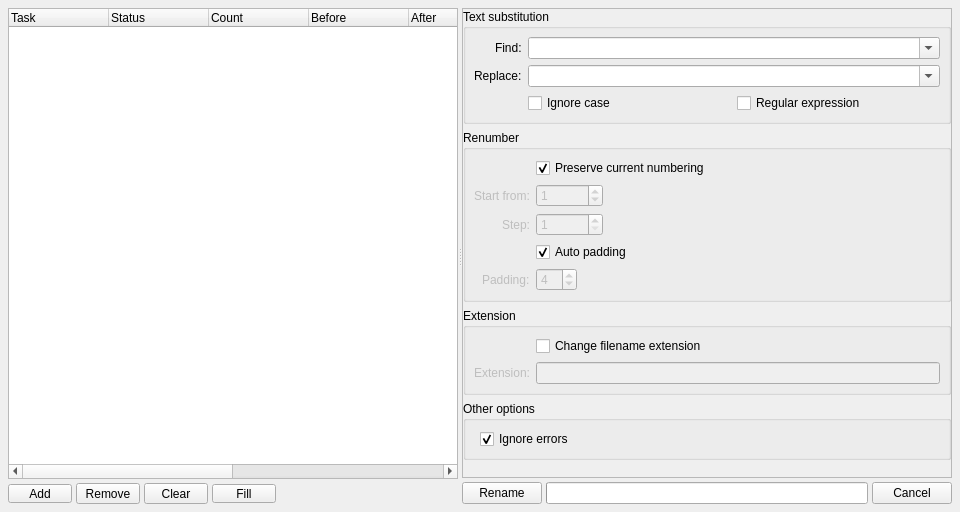
<?xml version="1.0" encoding="UTF-8"?>
<ui version="4.0">
 <class>MainWindow</class>
 <widget class="QMainWindow" name="MainWindow">
  <property name="geometry">
   <rect>
    <x>0</x>
    <y>0</y>
    <width>960</width>
    <height>512</height>
   </rect>
  </property>
  <property name="acceptDrops">
   <bool>true</bool>
  </property>
  <property name="windowTitle">
   <string>Batch Rename</string>
  </property>
  <widget class="QWidget" name="centralwidget">
   <layout class="QVBoxLayout" name="verticalLayout">
    <property name="spacing">
     <number>6</number>
    </property>
    <property name="leftMargin">
     <number>8</number>
    </property>
    <property name="topMargin">
     <number>8</number>
    </property>
    <property name="rightMargin">
     <number>8</number>
    </property>
    <property name="bottomMargin">
     <number>8</number>
    </property>
    <item>
     <widget class="QSplitter" name="splitter">
      <property name="sizePolicy">
       <sizepolicy hsizetype="Expanding" vsizetype="Expanding">
        <horstretch>0</horstretch>
        <verstretch>0</verstretch>
       </sizepolicy>
      </property>
      <property name="orientation">
       <enum>Qt::Horizontal</enum>
      </property>
      <property name="childrenCollapsible">
       <bool>false</bool>
      </property>
      <widget class="QFrame" name="preview_frame">
       <property name="frameShape">
        <enum>QFrame::NoFrame</enum>
       </property>
       <property name="frameShadow">
        <enum>QFrame::Plain</enum>
       </property>
       <property name="lineWidth">
        <number>0</number>
       </property>
       <layout class="QVBoxLayout" name="preview_verticalLayout">
        <property name="spacing">
         <number>4</number>
        </property>
        <property name="leftMargin">
         <number>0</number>
        </property>
        <property name="topMargin">
         <number>0</number>
        </property>
        <property name="rightMargin">
         <number>0</number>
        </property>
        <property name="bottomMargin">
         <number>0</number>
        </property>
        <item>
         <widget class="QTreeWidget" name="taskList_treeWidget">
          <property name="acceptDrops">
           <bool>true</bool>
          </property>
          <property name="dragDropMode">
           <enum>QAbstractItemView::DropOnly</enum>
          </property>
          <property name="alternatingRowColors">
           <bool>true</bool>
          </property>
          <property name="selectionMode">
           <enum>QAbstractItemView::ExtendedSelection</enum>
          </property>
          <property name="selectionBehavior">
           <enum>QAbstractItemView::SelectRows</enum>
          </property>
          <property name="textElideMode">
           <enum>Qt::ElideMiddle</enum>
          </property>
          <property name="rootIsDecorated">
           <bool>false</bool>
          </property>
          <property name="uniformRowHeights">
           <bool>true</bool>
          </property>
          <property name="itemsExpandable">
           <bool>false</bool>
          </property>
          <property name="sortingEnabled">
           <bool>false</bool>
          </property>
          <property name="animated">
           <bool>true</bool>
          </property>
          <property name="headerHidden">
           <bool>false</bool>
          </property>
          <property name="expandsOnDoubleClick">
           <bool>false</bool>
          </property>
          <attribute name="headerStretchLastSection">
           <bool>false</bool>
          </attribute>
          <column>
           <property name="text">
            <string>Task</string>
           </property>
          </column>
          <column>
           <property name="text">
            <string>Status</string>
           </property>
          </column>
          <column>
           <property name="text">
            <string>Count</string>
           </property>
          </column>
          <column>
           <property name="text">
            <string>Before</string>
           </property>
          </column>
          <column>
           <property name="text">
            <string>After</string>
           </property>
          </column>
          <column>
           <property name="text">
            <string>Path</string>
           </property>
          </column>
          <column>
           <property name="text">
            <string>Prefix</string>
           </property>
          </column>
          <column>
           <property name="text">
            <string>Frames</string>
           </property>
          </column>
          <column>
           <property name="text">
            <string>Extension</string>
           </property>
          </column>
         </widget>
        </item>
        <item>
         <widget class="QFrame" name="toolbar_frame">
          <property name="frameShape">
           <enum>QFrame::NoFrame</enum>
          </property>
          <property name="frameShadow">
           <enum>QFrame::Plain</enum>
          </property>
          <property name="lineWidth">
           <number>0</number>
          </property>
          <layout class="QHBoxLayout" name="toolbar_horizontalLayout">
           <property name="spacing">
            <number>4</number>
           </property>
           <property name="leftMargin">
            <number>0</number>
           </property>
           <property name="topMargin">
            <number>0</number>
           </property>
           <property name="rightMargin">
            <number>0</number>
           </property>
           <property name="bottomMargin">
            <number>0</number>
           </property>
           <item>
            <widget class="QToolButton" name="add_toolButton">
             <property name="minimumSize">
              <size>
               <width>64</width>
               <height>0</height>
              </size>
             </property>
             <property name="styleSheet">
              <string notr="true">QToolButton {
	padding-right: 12px;
}

QToolButton:pressed, QToolButton:checked:pressed {
	padding-right: 11px;
}
</string>
             </property>
             <property name="text">
              <string>Add</string>
             </property>
             <property name="icon">
              <iconset>
               <normaloff>:/rsc/rsc/icon_add.png</normaloff>
               <disabledoff>:/rsc/rsc/icon_add_disabled.png</disabledoff>:/rsc/rsc/icon_add.png</iconset>
             </property>
             <property name="iconSize">
              <size>
               <width>15</width>
               <height>15</height>
              </size>
             </property>
             <property name="popupMode">
              <enum>QToolButton::InstantPopup</enum>
             </property>
             <property name="toolButtonStyle">
              <enum>Qt::ToolButtonTextBesideIcon</enum>
             </property>
            </widget>
           </item>
           <item>
            <widget class="QToolButton" name="remove_toolButton">
             <property name="minimumSize">
              <size>
               <width>64</width>
               <height>0</height>
              </size>
             </property>
             <property name="text">
              <string>Remove</string>
             </property>
             <property name="icon">
              <iconset>
               <normaloff>:/rsc/rsc/icon_minus.png</normaloff>
               <disabledoff>:/rsc/rsc/icon_minus_disabled.png</disabledoff>:/rsc/rsc/icon_minus.png</iconset>
             </property>
             <property name="iconSize">
              <size>
               <width>15</width>
               <height>15</height>
              </size>
             </property>
             <property name="toolButtonStyle">
              <enum>Qt::ToolButtonTextBesideIcon</enum>
             </property>
            </widget>
           </item>
           <item>
            <widget class="QToolButton" name="clear_toolButton">
             <property name="minimumSize">
              <size>
               <width>64</width>
               <height>0</height>
              </size>
             </property>
             <property name="text">
              <string>Clear</string>
             </property>
             <property name="icon">
              <iconset>
               <normaloff>:/rsc/rsc/icon_cross.png</normaloff>
               <disabledoff>:/rsc/rsc/icon_cross_disabled.png</disabledoff>:/rsc/rsc/icon_cross.png</iconset>
             </property>
             <property name="iconSize">
              <size>
               <width>15</width>
               <height>15</height>
              </size>
             </property>
             <property name="toolButtonStyle">
              <enum>Qt::ToolButtonTextBesideIcon</enum>
             </property>
            </widget>
           </item>
           <item>
            <widget class="QToolButton" name="fill_toolButton">
             <property name="minimumSize">
              <size>
               <width>64</width>
               <height>0</height>
              </size>
             </property>
             <property name="styleSheet">
              <string notr="true">QToolButton {
	padding-right: 12px;
}

QToolButton:pressed, QToolButton:checked:pressed {
	padding-right: 11px;
}
</string>
             </property>
             <property name="text">
              <string>Fill</string>
             </property>
             <property name="icon">
              <iconset>
               <normaloff>:/rsc/rsc/icon_rename.png</normaloff>
               <disabledoff>:/rsc/rsc/icon_rename_disabled.png</disabledoff>:/rsc/rsc/icon_rename.png</iconset>
             </property>
             <property name="iconSize">
              <size>
               <width>15</width>
               <height>15</height>
              </size>
             </property>
             <property name="popupMode">
              <enum>QToolButton::InstantPopup</enum>
             </property>
             <property name="toolButtonStyle">
              <enum>Qt::ToolButtonTextBesideIcon</enum>
             </property>
            </widget>
           </item>
           <item>
            <spacer name="toolbar_horizontalSpacer">
             <property name="orientation">
              <enum>Qt::Horizontal</enum>
             </property>
             <property name="sizeHint" stdset="0">
              <size>
               <width>8</width>
               <height>20</height>
              </size>
             </property>
            </spacer>
           </item>
          </layout>
         </widget>
        </item>
       </layout>
      </widget>
      <widget class="QFrame" name="sidebar_frame">
       <property name="frameShape">
        <enum>QFrame::NoFrame</enum>
       </property>
       <property name="frameShadow">
        <enum>QFrame::Plain</enum>
       </property>
       <property name="lineWidth">
        <number>0</number>
       </property>
       <layout class="QVBoxLayout" name="sidebar_verticalLayout">
        <property name="spacing">
         <number>4</number>
        </property>
        <property name="leftMargin">
         <number>0</number>
        </property>
        <property name="topMargin">
         <number>0</number>
        </property>
        <property name="rightMargin">
         <number>0</number>
        </property>
        <property name="bottomMargin">
         <number>0</number>
        </property>
        <item>
         <widget class="QScrollArea" name="settings_scrollArea">
          <property name="widgetResizable">
           <bool>true</bool>
          </property>
          <property name="alignment">
           <set>Qt::AlignLeading|Qt::AlignLeft|Qt::AlignTop</set>
          </property>
          <property name="noBackground" stdset="0">
           <bool>true</bool>
          </property>
          <widget class="QWidget" name="settings_scrollAreaWidgetContents">
           <property name="geometry">
            <rect>
             <x>0</x>
             <y>0</y>
             <width>485</width>
             <height>468</height>
            </rect>
           </property>
           <property name="noBackground" stdset="0">
            <bool>true</bool>
           </property>
           <layout class="QVBoxLayout" name="settings_verticalLayout">
            <property name="leftMargin">
             <number>0</number>
            </property>
            <property name="topMargin">
             <number>0</number>
            </property>
            <property name="rightMargin">
             <number>0</number>
            </property>
            <property name="bottomMargin">
             <number>0</number>
            </property>
            <item>
             <widget class="QGroupBox" name="findReplace_groupBox">
              <property name="sizePolicy">
               <sizepolicy hsizetype="Preferred" vsizetype="Maximum">
                <horstretch>0</horstretch>
                <verstretch>0</verstretch>
               </sizepolicy>
              </property>
              <property name="title">
               <string>Text substitution</string>
              </property>
              <property name="flat">
               <bool>false</bool>
              </property>
              <property name="checkable">
               <bool>false</bool>
              </property>
              <property name="checked">
               <bool>false</bool>
              </property>
              <property name="expandable" stdset="0">
               <bool>true</bool>
              </property>
              <property name="xmlCategory" stdset="0">
               <string>textsubstitution</string>
              </property>
              <layout class="QFormLayout" name="findReplace_formLayout">
               <property name="fieldGrowthPolicy">
                <enum>QFormLayout::AllNonFixedFieldsGrow</enum>
               </property>
               <property name="labelAlignment">
                <set>Qt::AlignRight|Qt::AlignTrailing|Qt::AlignVCenter</set>
               </property>
               <property name="leftMargin">
                <number>8</number>
               </property>
               <property name="topMargin">
                <number>8</number>
               </property>
               <property name="rightMargin">
                <number>8</number>
               </property>
               <property name="bottomMargin">
                <number>8</number>
               </property>
               <item row="0" column="0">
                <widget class="QLabel" name="find_label">
                 <property name="text">
                  <string>Find:</string>
                 </property>
                 <property name="buddy">
                  <cstring>find_comboBox</cstring>
                 </property>
                </widget>
               </item>
               <item row="0" column="1">
                <widget class="QComboBox" name="find_comboBox">
                 <property name="editable">
                  <bool>true</bool>
                 </property>
                 <property name="maxCount">
                  <number>10</number>
                 </property>
                 <property name="insertPolicy">
                  <enum>QComboBox::InsertAtTop</enum>
                 </property>
                 <property name="xmlTag" stdset="0">
                  <string>find</string>
                 </property>
                 <property name="storeHistory" stdset="0">
                  <bool>true</bool>
                 </property>
                </widget>
               </item>
               <item row="1" column="0">
                <widget class="QLabel" name="replace_label">
                 <property name="text">
                  <string>Replace:</string>
                 </property>
                 <property name="buddy">
                  <cstring>replace_comboBox</cstring>
                 </property>
                </widget>
               </item>
               <item row="1" column="1">
                <widget class="QComboBox" name="replace_comboBox">
                 <property name="editable">
                  <bool>true</bool>
                 </property>
                 <property name="maxCount">
                  <number>10</number>
                 </property>
                 <property name="insertPolicy">
                  <enum>QComboBox::InsertAtTop</enum>
                 </property>
                 <property name="xmlTag" stdset="0">
                  <string>replace</string>
                 </property>
                 <property name="storeHistory" stdset="0">
                  <bool>true</bool>
                 </property>
                </widget>
               </item>
               <item row="2" column="1">
                <layout class="QHBoxLayout" name="findReplaceOptions_horizontalLayout">
                 <item>
                  <widget class="QCheckBox" name="ignoreCase_checkBox">
                   <property name="text">
                    <string>Ignore case</string>
                   </property>
                   <property name="xmlTag" stdset="0">
                    <string>ignorecase</string>
                   </property>
                  </widget>
                 </item>
                 <item>
                  <widget class="QCheckBox" name="regex_checkBox">
                   <property name="text">
                    <string>Regular expression</string>
                   </property>
                   <property name="xmlTag" stdset="0">
                    <string>regex</string>
                   </property>
                  </widget>
                 </item>
                </layout>
               </item>
              </layout>
             </widget>
            </item>
            <item>
             <widget class="QGroupBox" name="renumber_groupBox">
              <property name="sizePolicy">
               <sizepolicy hsizetype="Preferred" vsizetype="Maximum">
                <horstretch>0</horstretch>
                <verstretch>0</verstretch>
               </sizepolicy>
              </property>
              <property name="title">
               <string>Renumber</string>
              </property>
              <property name="flat">
               <bool>false</bool>
              </property>
              <property name="checkable">
               <bool>false</bool>
              </property>
              <property name="checked">
               <bool>false</bool>
              </property>
              <property name="expandable" stdset="0">
               <bool>true</bool>
              </property>
              <property name="xmlCategory" stdset="0">
               <string>renumber</string>
              </property>
              <layout class="QFormLayout" name="renumber_formLayout">
               <property name="fieldGrowthPolicy">
                <enum>QFormLayout::ExpandingFieldsGrow</enum>
               </property>
               <property name="labelAlignment">
                <set>Qt::AlignRight|Qt::AlignTrailing|Qt::AlignVCenter</set>
               </property>
               <property name="leftMargin">
                <number>8</number>
               </property>
               <property name="topMargin">
                <number>8</number>
               </property>
               <property name="rightMargin">
                <number>8</number>
               </property>
               <property name="bottomMargin">
                <number>8</number>
               </property>
               <item row="0" column="1">
                <widget class="QCheckBox" name="preserveNumbering_checkBox">
                 <property name="text">
                  <string>Preserve current numbering</string>
                 </property>
                 <property name="checked">
                  <bool>true</bool>
                 </property>
                 <property name="xmlTag" stdset="0">
                  <string>preservenumbering</string>
                 </property>
                </widget>
               </item>
               <item row="1" column="0">
                <widget class="QLabel" name="start_label">
                 <property name="enabled">
                  <bool>false</bool>
                 </property>
                 <property name="text">
                  <string>Start from:</string>
                 </property>
                 <property name="buddy">
                  <cstring>start_spinBox</cstring>
                 </property>
                </widget>
               </item>
               <item row="1" column="1">
                <widget class="QSpinBox" name="start_spinBox">
                 <property name="enabled">
                  <bool>false</bool>
                 </property>
                 <property name="maximum">
                  <number>999999999</number>
                 </property>
                 <property name="value">
                  <number>1</number>
                 </property>
                 <property name="xmlTag" stdset="0">
                  <string>numberingstart</string>
                 </property>
                </widget>
               </item>
               <item row="2" column="0">
                <widget class="QLabel" name="step_label">
                 <property name="enabled">
                  <bool>false</bool>
                 </property>
                 <property name="text">
                  <string>Step:</string>
                 </property>
                 <property name="buddy">
                  <cstring>step_spinBox</cstring>
                 </property>
                </widget>
               </item>
               <item row="2" column="1">
                <widget class="QSpinBox" name="step_spinBox">
                 <property name="enabled">
                  <bool>false</bool>
                 </property>
                 <property name="minimum">
                  <number>1</number>
                 </property>
                 <property name="maximum">
                  <number>999999999</number>
                 </property>
                 <property name="value">
                  <number>1</number>
                 </property>
                 <property name="xmlTag" stdset="0">
                  <string>numberingstep</string>
                 </property>
                </widget>
               </item>
               <item row="3" column="1">
                <widget class="QCheckBox" name="autoPadding_checkBox">
                 <property name="text">
                  <string>Auto padding</string>
                 </property>
                 <property name="checked">
                  <bool>true</bool>
                 </property>
                 <property name="xmlTag" stdset="0">
                  <string>autopadding</string>
                 </property>
                </widget>
               </item>
               <item row="4" column="0">
                <widget class="QLabel" name="padding_label">
                 <property name="enabled">
                  <bool>false</bool>
                 </property>
                 <property name="text">
                  <string>Padding:</string>
                 </property>
                 <property name="buddy">
                  <cstring>padding_spinBox</cstring>
                 </property>
                </widget>
               </item>
               <item row="4" column="1">
                <widget class="QSpinBox" name="padding_spinBox">
                 <property name="enabled">
                  <bool>false</bool>
                 </property>
                 <property name="minimum">
                  <number>1</number>
                 </property>
                 <property name="maximum">
                  <number>16</number>
                 </property>
                 <property name="value">
                  <number>4</number>
                 </property>
                 <property name="xmlTag" stdset="0">
                  <string>padding</string>
                 </property>
                </widget>
               </item>
              </layout>
             </widget>
            </item>
            <item>
             <widget class="QGroupBox" name="ext_groupBox">
              <property name="sizePolicy">
               <sizepolicy hsizetype="Preferred" vsizetype="Maximum">
                <horstretch>0</horstretch>
                <verstretch>0</verstretch>
               </sizepolicy>
              </property>
              <property name="title">
               <string>Extension</string>
              </property>
              <property name="flat">
               <bool>false</bool>
              </property>
              <property name="checkable">
               <bool>false</bool>
              </property>
              <property name="checked">
               <bool>false</bool>
              </property>
              <property name="expandable" stdset="0">
               <bool>true</bool>
              </property>
              <property name="xmlCategory" stdset="0">
               <string>extension</string>
              </property>
              <layout class="QFormLayout" name="renumber_formLayout_2">
               <property name="fieldGrowthPolicy">
                <enum>QFormLayout::ExpandingFieldsGrow</enum>
               </property>
               <property name="labelAlignment">
                <set>Qt::AlignRight|Qt::AlignTrailing|Qt::AlignVCenter</set>
               </property>
               <property name="leftMargin">
                <number>8</number>
               </property>
               <property name="topMargin">
                <number>8</number>
               </property>
               <property name="rightMargin">
                <number>8</number>
               </property>
               <property name="bottomMargin">
                <number>8</number>
               </property>
               <item row="0" column="1">
                <widget class="QCheckBox" name="ext_checkBox">
                 <property name="text">
                  <string>Change filename extension</string>
                 </property>
                 <property name="checked">
                  <bool>false</bool>
                 </property>
                 <property name="xmlTag" stdset="0">
                  <string>changeext</string>
                 </property>
                </widget>
               </item>
               <item row="1" column="0">
                <widget class="QLabel" name="ext_label">
                 <property name="enabled">
                  <bool>false</bool>
                 </property>
                 <property name="text">
                  <string>Extension:</string>
                 </property>
                 <property name="buddy">
                  <cstring>ext_lineEdit</cstring>
                 </property>
                </widget>
               </item>
               <item row="1" column="1">
                <widget class="QLineEdit" name="ext_lineEdit">
                 <property name="enabled">
                  <bool>false</bool>
                 </property>
                 <property name="xmlTag" stdset="0">
                  <string>newext</string>
                 </property>
                </widget>
               </item>
              </layout>
             </widget>
            </item>
            <item>
             <widget class="QGroupBox" name="other_groupBox">
              <property name="sizePolicy">
               <sizepolicy hsizetype="Preferred" vsizetype="Maximum">
                <horstretch>0</horstretch>
                <verstretch>0</verstretch>
               </sizepolicy>
              </property>
              <property name="title">
               <string>Other options</string>
              </property>
              <property name="flat">
               <bool>false</bool>
              </property>
              <property name="checkable">
               <bool>false</bool>
              </property>
              <property name="checked">
               <bool>false</bool>
              </property>
              <property name="expandable" stdset="0">
               <bool>true</bool>
              </property>
              <property name="xmlCategory" stdset="0">
               <string>other</string>
              </property>
              <layout class="QFormLayout" name="other_formLayout">
               <property name="fieldGrowthPolicy">
                <enum>QFormLayout::ExpandingFieldsGrow</enum>
               </property>
               <property name="labelAlignment">
                <set>Qt::AlignRight|Qt::AlignTrailing|Qt::AlignVCenter</set>
               </property>
               <property name="leftMargin">
                <number>8</number>
               </property>
               <property name="topMargin">
                <number>8</number>
               </property>
               <property name="rightMargin">
                <number>8</number>
               </property>
               <property name="bottomMargin">
                <number>8</number>
               </property>
               <item row="0" column="1">
                <widget class="QCheckBox" name="ignoreErrors_checkBox">
                 <property name="text">
                  <string>Ignore errors</string>
                 </property>
                 <property name="checked">
                  <bool>true</bool>
                 </property>
                 <property name="xmlTag" stdset="0">
                  <string>continueonerror</string>
                 </property>
                </widget>
               </item>
              </layout>
             </widget>
            </item>
            <item>
             <spacer name="verticalSpacer">
              <property name="orientation">
               <enum>Qt::Vertical</enum>
              </property>
              <property name="sizeHint" stdset="0">
               <size>
                <width>20</width>
                <height>40</height>
               </size>
              </property>
             </spacer>
            </item>
           </layout>
          </widget>
         </widget>
        </item>
        <item>
         <widget class="QFrame" name="sidebarToolbar_frame">
          <property name="frameShape">
           <enum>QFrame::NoFrame</enum>
          </property>
          <property name="frameShadow">
           <enum>QFrame::Plain</enum>
          </property>
          <property name="lineWidth">
           <number>0</number>
          </property>
          <layout class="QHBoxLayout" name="sidebarToolbar_horizontalLayout">
           <property name="spacing">
            <number>4</number>
           </property>
           <property name="leftMargin">
            <number>0</number>
           </property>
           <property name="topMargin">
            <number>0</number>
           </property>
           <property name="rightMargin">
            <number>0</number>
           </property>
           <property name="bottomMargin">
            <number>0</number>
           </property>
           <item>
            <widget class="QPushButton" name="rename_pushButton">
             <property name="minimumSize">
              <size>
               <width>64</width>
               <height>0</height>
              </size>
             </property>
             <property name="text">
              <string>Rename</string>
             </property>
             <property name="iconSize">
              <size>
               <width>15</width>
               <height>15</height>
              </size>
             </property>
            </widget>
           </item>
           <item>
            <widget class="QProgressBar" name="rename_progressBar"/>
           </item>
           <item>
            <widget class="QPushButton" name="cancel_pushButton">
             <property name="minimumSize">
              <size>
               <width>64</width>
               <height>0</height>
              </size>
             </property>
             <property name="text">
              <string>Cancel</string>
             </property>
             <property name="iconSize">
              <size>
               <width>15</width>
               <height>15</height>
              </size>
             </property>
            </widget>
           </item>
          </layout>
         </widget>
        </item>
       </layout>
      </widget>
     </widget>
    </item>
   </layout>
  </widget>
 </widget>
 <tabstops>
  <tabstop>taskList_treeWidget</tabstop>
  <tabstop>add_toolButton</tabstop>
  <tabstop>remove_toolButton</tabstop>
  <tabstop>clear_toolButton</tabstop>
  <tabstop>fill_toolButton</tabstop>
  <tabstop>settings_scrollArea</tabstop>
  <tabstop>find_comboBox</tabstop>
  <tabstop>replace_comboBox</tabstop>
  <tabstop>ignoreCase_checkBox</tabstop>
  <tabstop>regex_checkBox</tabstop>
  <tabstop>preserveNumbering_checkBox</tabstop>
  <tabstop>start_spinBox</tabstop>
  <tabstop>step_spinBox</tabstop>
  <tabstop>autoPadding_checkBox</tabstop>
  <tabstop>padding_spinBox</tabstop>
  <tabstop>ext_checkBox</tabstop>
  <tabstop>ext_lineEdit</tabstop>
  <tabstop>ignoreErrors_checkBox</tabstop>
  <tabstop>rename_pushButton</tabstop>
  <tabstop>cancel_pushButton</tabstop>
 </tabstops>
 <resources>
  <include location="rsc.qrc"/>
 </resources>
 <connections>
  <connection>
   <sender>autoPadding_checkBox</sender>
   <signal>toggled(bool)</signal>
   <receiver>padding_spinBox</receiver>
   <slot>setDisabled(bool)</slot>
   <hints>
    <hint type="sourcelabel">
     <x>572</x>
     <y>230</y>
    </hint>
    <hint type="destinationlabel">
     <x>527</x>
     <y>256</y>
    </hint>
   </hints>
  </connection>
  <connection>
   <sender>preserveNumbering_checkBox</sender>
   <signal>toggled(bool)</signal>
   <receiver>start_label</receiver>
   <slot>setDisabled(bool)</slot>
   <hints>
    <hint type="sourcelabel">
     <x>642</x>
     <y>155</y>
    </hint>
    <hint type="destinationlabel">
     <x>479</x>
     <y>181</y>
    </hint>
   </hints>
  </connection>
  <connection>
   <sender>preserveNumbering_checkBox</sender>
   <signal>toggled(bool)</signal>
   <receiver>start_spinBox</receiver>
   <slot>setDisabled(bool)</slot>
   <hints>
    <hint type="sourcelabel">
     <x>642</x>
     <y>155</y>
    </hint>
    <hint type="destinationlabel">
     <x>560</x>
     <y>181</y>
    </hint>
   </hints>
  </connection>
  <connection>
   <sender>preserveNumbering_checkBox</sender>
   <signal>toggled(bool)</signal>
   <receiver>step_label</receiver>
   <slot>setDisabled(bool)</slot>
   <hints>
    <hint type="sourcelabel">
     <x>642</x>
     <y>155</y>
    </hint>
    <hint type="destinationlabel">
     <x>479</x>
     <y>207</y>
    </hint>
   </hints>
  </connection>
  <connection>
   <sender>preserveNumbering_checkBox</sender>
   <signal>toggled(bool)</signal>
   <receiver>step_spinBox</receiver>
   <slot>setDisabled(bool)</slot>
   <hints>
    <hint type="sourcelabel">
     <x>642</x>
     <y>155</y>
    </hint>
    <hint type="destinationlabel">
     <x>560</x>
     <y>207</y>
    </hint>
   </hints>
  </connection>
  <connection>
   <sender>autoPadding_checkBox</sender>
   <signal>toggled(bool)</signal>
   <receiver>padding_label</receiver>
   <slot>setDisabled(bool)</slot>
   <hints>
    <hint type="sourcelabel">
     <x>572</x>
     <y>230</y>
    </hint>
    <hint type="destinationlabel">
     <x>479</x>
     <y>256</y>
    </hint>
   </hints>
  </connection>
  <connection>
   <sender>ext_checkBox</sender>
   <signal>toggled(bool)</signal>
   <receiver>ext_lineEdit</receiver>
   <slot>setEnabled(bool)</slot>
   <hints>
    <hint type="sourcelabel">
     <x>636</x>
     <y>310</y>
    </hint>
    <hint type="destinationlabel">
     <x>781</x>
     <y>336</y>
    </hint>
   </hints>
  </connection>
  <connection>
   <sender>ext_checkBox</sender>
   <signal>toggled(bool)</signal>
   <receiver>ext_label</receiver>
   <slot>setEnabled(bool)</slot>
   <hints>
    <hint type="sourcelabel">
     <x>636</x>
     <y>310</y>
    </hint>
    <hint type="destinationlabel">
     <x>477</x>
     <y>336</y>
    </hint>
   </hints>
  </connection>
 </connections>
</ui>
